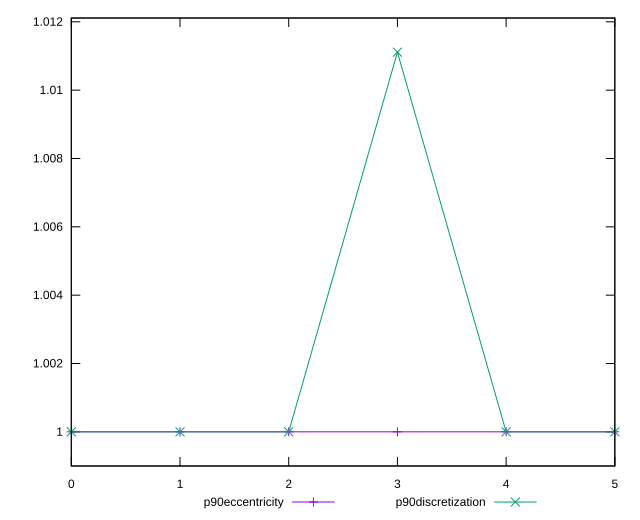

Here is the gnuplot script that generated this plot:
reset

$p90Eccentricity <<EOF
0 1
1 1
2 0.9999999999999992
3 0.9999999999999999
4 1
5 1.0000000000000004
EOF

$p90Discretization <<EOF
0 1
1 1
2 1
3 1.011111111111111
4 1
5 1
EOF

set key outside below
set xrange [0:5]
set yrange [0.9989999999999992:1.012111111111111]
set trange [0.9989999999999992:1.012111111111111]
set terminal svg size 640, 520 enhanced background rgb 'white'
set output "reprap/server-response-time/progression/eccentricity.svg"

plot $p90Eccentricity title "p90eccentricity" with linespoints, \
     $p90Discretization title "p90discretization" with linespoints

reset
